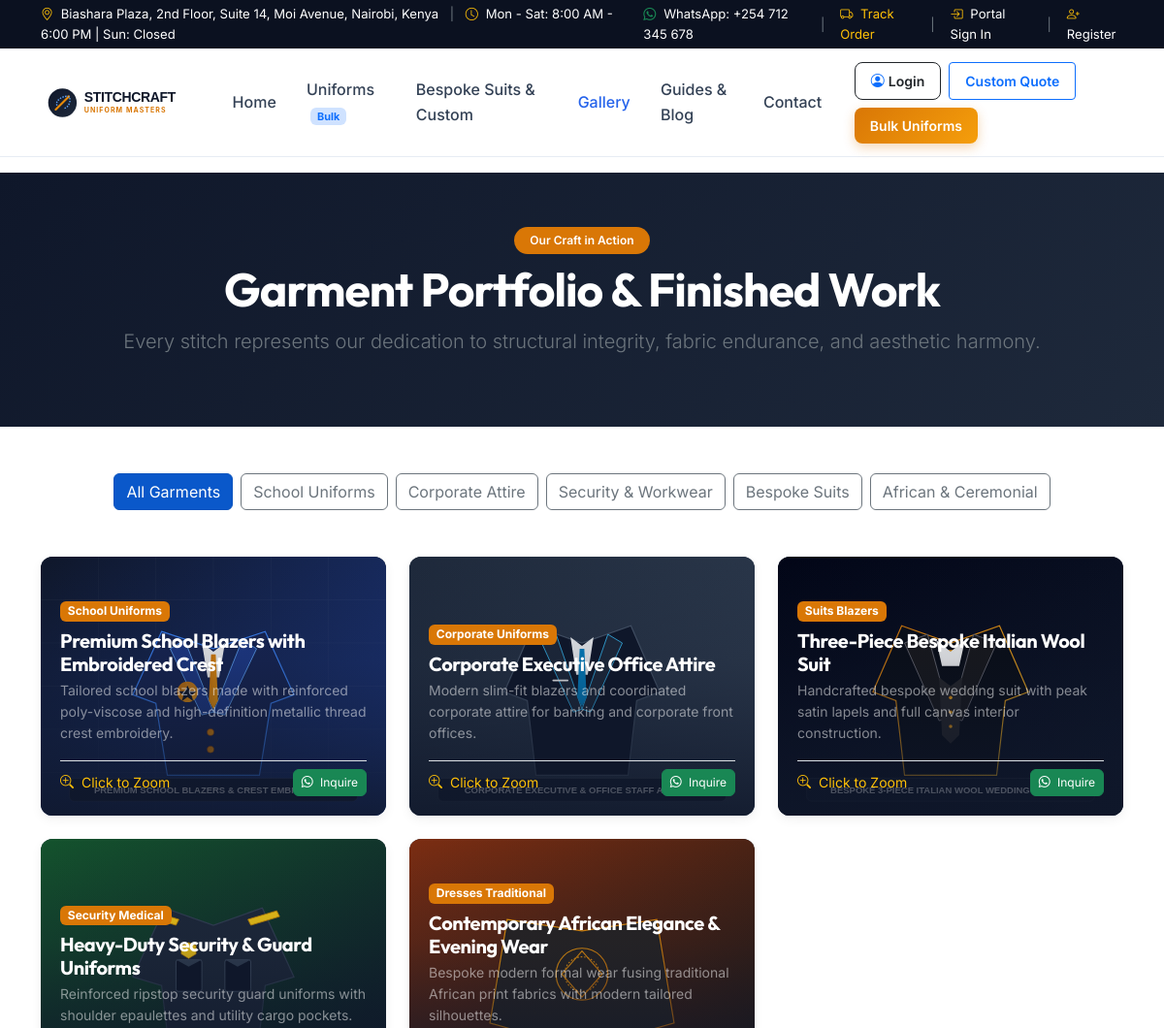
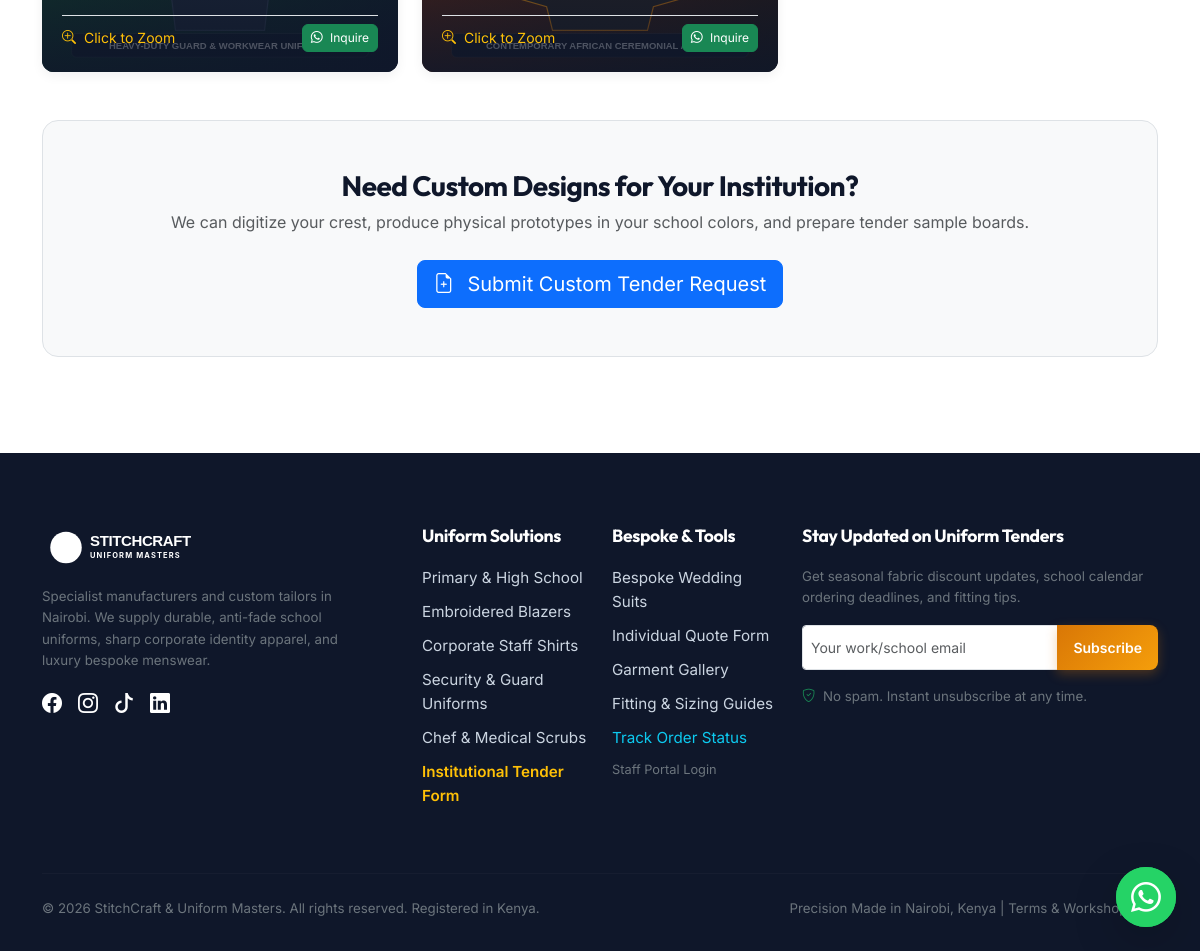
Screenshot of /portfolio.php with the database file from the repository (2 pictures, top to bottom).
### tables this page shows
CREATE TABLE IF NOT EXISTS `gallery` (
  `id` INT AUTO_INCREMENT PRIMARY KEY,
  `title` VARCHAR(150) NOT NULL,
  `category` ENUM('school_uniforms', 'corporate_uniforms', 'security_medical', 'suits_blazers', 'dresses_traditional', 'casual_everyday') NOT NULL DEFAULT 'school_uniforms',
  `image_path` VARCHAR(255) NOT NULL,
  `thumbnail_path` VARCHAR(255) DEFAULT NULL,
  `description` TEXT DEFAULT NULL,
  `is_featured` TINYINT(1) NOT NULL DEFAULT 0,
  `sort_order` INT NOT NULL DEFAULT 0,
  `created_at` TIMESTAMP DEFAULT CURRENT_TIMESTAMP
);

### includes/db.php (called while the page is built, shortened)
<?php
function db_query($sql, $params = [], $types = '') {
    $conn = get_db_connection();
    $stmt = $conn->prepare($sql);
    if (!$stmt->execute()) {
        error_log("MySQL execute error: " . $stmt->error . " in query: " . $sql);
        $stmt->close();
        return false;
    }
    return $stmt;
}
function db_fetch_all($sql, $params = [], $types = '') {
    $stmt = db_query($sql, $params, $types);
    $result = $stmt->get_result();
    $rows = [];
    if ($result) {
        while ($row = $result->fetch_assoc()) {
            $rows[] = $row;
        }
    }
    return $rows;
}

### includes/functions.php (called while the page is built, shortened)
<?php
require_once __DIR__ . '/db.php';
function e($string) {
    return htmlspecialchars((string)$string, ENT_QUOTES, 'UTF-8');
}
function whatsapp_url($message = '', $phone = null) {
    $number = $phone ?: BUSINESS_WHATSAPP;
    $cleanNumber = preg_replace('/[^0-9]/', '', $number);
    $url = 'https://wa.me/' . $cleanNumber;
    if (!empty($message)) {
        $url .= '?text=' . urlencode($message);
    }
    return $url;
}

### portfolio.php (the view, shortened to what this page needs)
<?php
require_once __DIR__ . '/includes/header.php';
$gallery_items = db_fetch_all("SELECT * FROM gallery ORDER BY sort_order ASC, id DESC");
?>
<section class="bg-dark text-white py-5" style="background: linear-gradient(135deg, #0f172a 0%, #1e293b 100%);">
  <div class="container py-2 text-center">
    <span class="badge bg-gold text-white px-3 py-2 rounded-pill fw-semibold mb-2" style="background: #d97706;">Our Craft in Action</span>
    <h1 class="display-5 fw-bold">Garment Portfolio & Finished Work</h1>
    <p class="lead text-secondary max-w-700 mx-auto">
      Every stitch represents our dedication to structural integrity, fabric endurance, and aesthetic harmony.
    </p>
  </div>
</section>
<section class="py-5">
  <div class="container">
    <div class="d-flex flex-wrap justify-content-center gap-2 mb-5">
      <button class="btn btn-primary gallery-filter-btn active" data-filter="all">All Garments</button>
      <button class="btn btn-outline-secondary gallery-filter-btn" data-filter="school_uniforms">School Uniforms</button>
      <button class="btn btn-outline-secondary gallery-filter-btn" data-filter="corporate_uniforms">Corporate Attire</button>
      <button class="btn btn-outline-secondary gallery-filter-btn" data-filter="security_medical">Security & Workwear</button>
      <button class="btn btn-outline-secondary gallery-filter-btn" data-filter="suits_blazers">Bespoke Suits</button>
      <button class="btn btn-outline-secondary gallery-filter-btn" data-filter="dresses_traditional">African & Ceremonial</button>
    </div>
    <div class="row g-4" id="galleryContainer">
      <?php if (!empty($gallery_items)): ?>
        <?php foreach ($gallery_items as $item): ?>
          <div class="col-md-6 col-lg-4 gallery-item-col" data-category="<?= e($item['category']) ?>">
            <div class="gallery-card" data-bs-toggle="modal" data-bs-target="#lightboxModal"
                 data-img="<?= BASE_URL ?>/<?= e($item['image_path']) ?>"
                 data-title="<?= e($item['title']) ?>"
                 data-desc="<?= e($item['description']) ?>">
              <img src="<?= BASE_URL ?>/<?= e($item['image_path']) ?>" alt="<?= e($item['title']) ?>"
                   onerror="this.src='https://placehold.co/600x450/0f172a/white?text=<?= urlencode($item['title']) ?>'">
              <div class="gallery-overlay">
                <span class="badge bg-gold text-white align-self-start mb-2" style="background: #d97706;"><?= e(ucwords(str_replace('_', ' ', $item['category']))) ?></span>
                <h5 class="fw-bold mb-1 text-white"><?= e($item['title']) ?></h5>
                <p class="small text-white-50 mb-2"><?= e($item['description']) ?></p>
                <div class="d-flex justify-content-between align-items-center mt-2 pt-2 border-top border-white-50">
                  <span class="small text-warning"><i class="bi bi-zoom-in me-1"></i> Click to Zoom</span>
                  <a href="<?= e(whatsapp_url("Hello! I saw your portfolio photo of '" . $item['title'] . "' and would like to order something similar.")) ?>"
                     target="_blank"
                     class="btn btn-xs btn-success text-white py-1 px-2"
                     style="font-size: 0.75rem;"
                     onclick="event.stopPropagation();">
                    <i class="bi bi-whatsapp me-1"></i> Inquire
                  </a>
                </div>
              </div>
            </div>
          </div>
        <?php endforeach; ?>
      <?php endif; ?>
    </div>
    <div class="mt-5 p-4 p-md-5 rounded-4 bg-light border text-center">
      <h3 class="fw-bold mb-2">Need Custom Designs for Your Institution?</h3>
      <p class="text-muted max-w-700 mx-auto mb-4">We can digitize your crest, produce physical prototypes in your school colors, and prepare tender sample boards.</p>
      <a href="<?= BASE_URL ?>/bulk_inquiry.php" class="btn btn-primary btn-lg">
        <i class="bi bi-file-earmark-plus me-2"></i> Submit Custom Tender Request
      </a>
    </div>
  </div>
</section>
<?php require_once __DIR__ . '/includes/footer.php'; ?>

### rows the page displays
gallery: image_path (picture), category "School Uniforms", title "Premium School Blazers with Embroidered Crest", description "Tailored school blazers made with reinforced poly-viscose and high-definition metallic thread crest embroidery."
gallery: image_path (picture), category "Corporate Uniforms", title "Corporate Executive Office Attire", description "Modern slim-fit blazers and coordinated corporate attire for banking and corporate front offices."
gallery: image_path (picture), category "Suits Blazers", title "Three-Piece Bespoke Italian Wool Suit", description "Handcrafted bespoke wedding suit with peak satin lapels and full canvas interior construction."
gallery: image_path (picture), category "Security Medical", title "Heavy-Duty Security & Guard Uniforms", description "Reinforced ripstop security guard uniforms with shoulder epaulettes and utility cargo pockets."
gallery: image_path (picture), category "Dresses Traditional", title "Contemporary African Elegance & Evening Wear", description "Bespoke modern formal wear fusing traditional African print fabrics with modern tailored silhouettes."

### other values shown
BUSINESS_ADDRESS "Biashara Plaza, 2nd Floor, Suite 14, Moi Avenue, Nairobi, Kenya"
BUSINESS_HOURS "Mon - Sat: 8:00 AM - 6:00 PM | Sun: Closed"
BUSINESS_PHONE "+254 712 345 678"
BUSINESS_NAME "StitchCraft & Uniform Masters"
